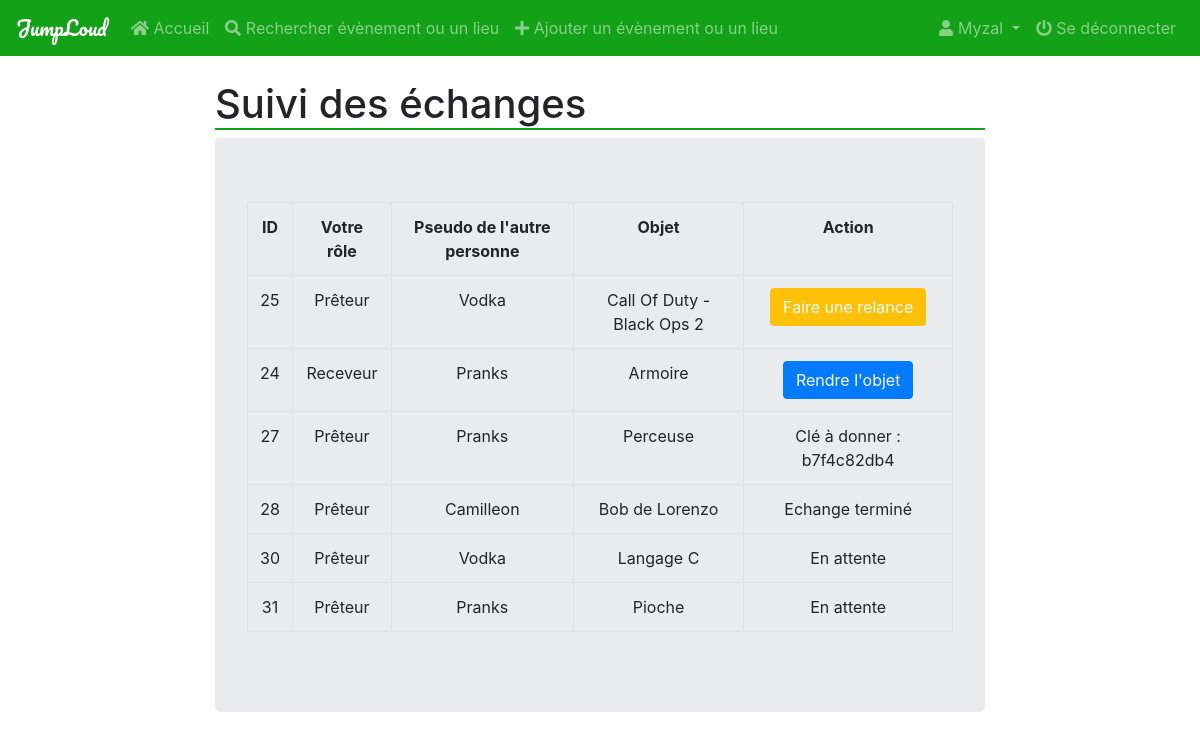
Page /Projet/objectTracking.php (signed in) on the committed database.
### tables this page shows
CREATE TABLE IF NOT EXISTS `user` (
  `id` int(11) NOT NULL AUTO_INCREMENT,
  `gender` char(1) NOT NULL,
  `email` varchar(255) NOT NULL,
  `nom` varchar(50) NOT NULL,
  `prenom` varchar(50) NOT NULL,
  `password` varchar(255) NOT NULL,
  `date_naissance` date NOT NULL,
  `pseudo` varchar(50) NOT NULL,
  `role` char(1) NOT NULL DEFAULT '0',
  `dateInscription` timestamp NOT NULL DEFAULT CURRENT_TIMESTAMP,
  `lastUpdate` timestamp NULL DEFAULT NULL,
  `country` char(2) NOT NULL,
  `ville` varchar(100) NOT NULL,
  `score` int(11) NOT NULL DEFAULT '200',
  `validationKey` varchar(255) NOT NULL,
  PRIMARY KEY (`id`)
);

CREATE TABLE IF NOT EXISTS `echange` (
  `id` int(11) NOT NULL AUTO_INCREMENT,
  `keyGiver` varchar(255) NOT NULL,
  `pseudo_taker` varchar(255) NOT NULL,
  `pseudo_giver` varchar(255) NOT NULL,
  `date` timestamp NULL DEFAULT CURRENT_TIMESTAMP,
  `state` int(11) DEFAULT '0',
  `idObject` int(11) NOT NULL,
  `lastRevive` timestamp NULL DEFAULT NULL,
  `totalRevives` int(11) DEFAULT '0',
  PRIMARY KEY (`id`)
);

CREATE TABLE IF NOT EXISTS `produit` (
  `id` int(11) NOT NULL AUTO_INCREMENT,
  `nom_objet` varchar(50) NOT NULL,
  `approbation` char(1) NOT NULL,
  `description` text NOT NULL,
  `dateHeure` timestamp NOT NULL DEFAULT CURRENT_TIMESTAMP,
  `dateDisponibilite` date NOT NULL,
  `pseudo_user` varchar(255) NOT NULL,
  `categorie` int(11) NOT NULL,
  `type` varchar(255) NOT NULL,
  `lent` int(11) DEFAULT '0',
  PRIMARY KEY (`id`)
);

### Projet/functions.php (called while the page is built, shortened)
<?php
function connectDB(){
	try{
		$connection = new PDO(
					DBDRIVER.":host=".DBHOST.";dbname=".DBNAME,
					DBUSER,
					DBPWD, array(PDO::MYSQL_ATTR_INIT_COMMAND => 'SET NAMES utf8'));
	}catch(Exception $e){
		die( "Erreur SQL ".$e->getMessage() );
	}
	return $connection;
}
function createToken($id, $email){
	$sha1 = sha1($email."FDSQfdsq444FGSDQ".$id."fdsfqfsdq");
	return substr($sha1, 4, 10) ;
}
function isConnected(){
	if(isset($_SESSION["auth"]) && $_SESSION["auth"]==true){
		$connection = connectDB();
		$query = $connection->prepare("SELECT id FROM user WHERE email = :toto");
		$query->execute([
						"toto"=>$_SESSION["email"]
					]);
		$resultat = $query->fetch();
		if($_SESSION["token"] == createToken($resultat["id"], $_SESSION["email"]) ){
			return true;
		}else{
			return false;
		}
	}else{
		return false;
	}
}
function getPseudo($email){
	$connection = connectDB();
	$query = $connection->prepare("SELECT pseudo FROM user WHERE email = :toto");
	$query->execute([
					"toto"=>$email
				]);
	$resultat = $query->fetch();
	return $resultat['pseudo'];
}
function getTradeState($id){
	$bdd = connectDB();
	$request = $bdd->prepare('SELECT state FROM echange WHERE idObject=:id');
	$request->execute([
		"id" => $id,
	]);
	$result = $request->fetch();
	return $result['state'];
}
function getObjectName($idObject){
	$bdd = connectDB();
	$request = $bdd->prepare('SELECT nom_objet FROM produit WHERE id=:idObject');
	$request->execute([
		"idObject" => $idObject,
	]);
	$result = $request->fetch();
	return $result['nom_objet'];
}

### Projet/objectTracking.php (the view, shortened to what this page needs)
<?php
include "head.php";
include "functions.php";
include "navbar.php";
$bdd = connectDB();
?>
<body>
<div class="container-fluid">
	<div class="row justify-content-center">
		<div class="col-lg-8">
			<h1 class="titleUnderlined">Suivi des échanges</h1>
			<div class="jumbotron">
				<div class="row justify-content-center">
					<div class="col-lg-12">
						<?php
						$request = $bdd->prepare('SELECT * FROM echange WHERE pseudo_taker =:pseudo OR pseudo_giver=:pseudo');
						$request->execute([
							"pseudo" => getPseudo($_SESSION['email']),
						]);
						$result = $request->fetchAll(PDO::FETCH_ASSOC);
						?>
						<table class="table table-bordered text-center">
							<tr>
								<th>ID</th>
								<th>Votre rôle</th>
								<th>Pseudo de l'autre personne</th>
								<th>Objet</th>
								<th>Action</th>
							</tr>
							<?php
							foreach ($result as $key => $value) {
								if ($value['pseudo_taker'] == getPseudo($_SESSION['email'])) {
									$role = 'Receveur';
									$pseudo = $value['pseudo_giver'];
								}else{
									$role = 'Prêteur';
									$pseudo = $value['pseudo_taker'];
								}
								?>
								<tr>
									<td><?php echo $value['id'];?></td>
									<td><?php echo $role; ?></td>
									<td><?php echo $pseudo; ?></td>
									<td><?php echo getObjectName($value['idObject']); ?></td>
									<td class="justify-content-center">
										<?php
										if ($role == "Prêteur") {
											if ((getTradeState($value['idObject'])) == 0){
												echo "En attente";
											}elseif ((getTradeState($value['idObject'])) == 1){
												?>
												<form class="form-inline justify-content-center" method="POST">
													<input style="color: white;" type="submit" name="reviveUser" value="Faire une relance" class="btn btn-warning">
												</form>
												<?php
											}elseif((getTradeState($value['idObject'])) == 2){
												echo "Clé à donner : ".$value['keyGiver'];
											}elseif((getTradeState($value['idObject'])) == 3){
												echo "Echange terminé";
											}
										}else{
											if ((getTradeState($value['idObject'])) == 0) {
												?>
												<form method="POST" class="justify-content-center">
													<input type="submit" class="btn btn-primary" name="acceptObject" value="Accepter l'objet">
													<input type="hidden" name="idTrade" value="<?php echo $value['id']; ?>">
												</form>
												<?php
											}elseif ((getTradeState($value['idObject'])) == 1) {
												?>
												<form method="POST" class="justify-content-center">
													<input type="submit" class="btn btn-primary" name="giveBack" value="Rendre l'objet">
												</form>
												<?php
											}elseif((getTradeState($value['idObject'])) == 3){
												echo "Echange terminé";
											}
										}
										?>
									</td>
								</tr>
								<?php
							}
							?>
						</table>
					</div>
				</div>
			</div>
		</div>
	</div>
</div>
</body>
</html>

### Projet/navbar.php (shortened to what this page needs)
<nav class="navbar navbar-expand-lg fixed-top navbar-dark" style="background-color: #12a117">
  <a class="navbar-brand pacifico" href="/Projet/index.php">JumpLoud</a>
  <?php
  if (isConnected()) {
	?>
	<div class="collapse navbar-collapse" id="navbarSupportedContent">
	  <ul class="navbar-nav mr-auto">
		<li class="nav-item">
		  <a class="nav-link" href="/Projet/index.php"><i class="fas fa-home"></i> Accueil <span class="sr-only">(current)</span></a>
		</li>
		<li class="nav-item">
		  <a class="nav-link" href="searchobject.php"><i class="fas fa-search"></i> Rechercher évènement ou un lieu</a>
		</li>
		<li class="nav-item">
		  <a class="nav-link" href="addobject.php"><i class="fas fa-plus"></i> Ajouter un évènement ou un lieu</a>
		</li>
	  </ul>
	  <div class="my-2 my-lg-0">
		<ul class="navbar-nav mr-auto">
		  <li class="nav-item dropdown">
			<a class="nav-link dropdown-toggle" href="#" id="navbarDropdown" role="button" data-toggle="dropdown" aria-haspopup="true" aria-expanded="false">
			  <i class="fas fa-user"></i> <?php echo getPseudo($_SESSION['email']); ?>
			</a>
		  </li>
		  <li class="nav-item">
			<a class="nav-link" href="/Projet/logout.php"><i class="fas fa-power-off"></i> Se déconnecter</a>
		  </li>
		</ul>
	  </div>
	</div>
	<?php
   }
  ?>
</nav>

### Projet/css/custom.css (style rules this page uses)
.navbar { background-color: #12a117; }
.titleUnderlined { margin-top: 10vh; border-bottom: 2px solid #12A117; }
.pacifico { font-family: 'Pacifico', sans-serif; }

### rows in the picture
user: pseudo "Myzal"
echange: id "25", pseudo_taker.pseudo "Prêteur", pseudo_taker "Vodka", idObject.nom_objet "Call Of Duty - Black Ops 2"
echange: id "24", pseudo_taker.pseudo "Receveur", pseudo_giver "Pranks", idObject.nom_objet "Armoire"
echange: id "27", pseudo_taker.pseudo "Prêteur", pseudo_taker "Pranks", idObject.nom_objet "Perceuse", keyGiver "b7f4c82db4"
echange: id "28", pseudo_taker.pseudo "Prêteur", pseudo_taker "Camilleon", idObject.nom_objet "Bob de Lorenzo", state "Echange terminé"
echange: id "30", pseudo_taker.pseudo "Prêteur", pseudo_taker "Vodka", idObject.nom_objet "Langage C", state "En attente"
echange: id "31", pseudo_taker.pseudo "Prêteur", pseudo_taker "Pranks", idObject.nom_objet "Pioche", state "En attente"
